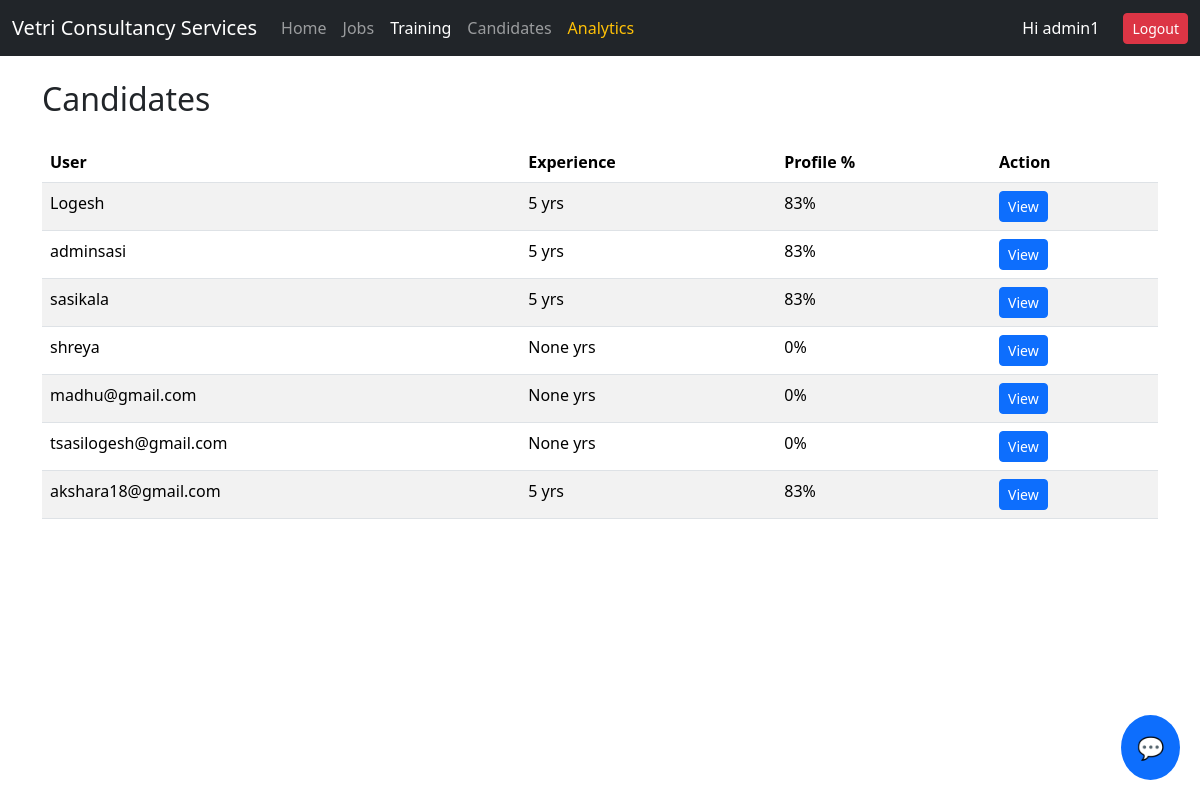
The app's page /dashboard/admin/candidates/ (signed in) with its own data.
### profiles/models.py (models this page shows, shortened)
class Profile(models.Model):
    user = models.OneToOneField(User, on_delete=models.CASCADE)
    full_name = models.CharField(max_length=100, blank=True)
    experience = models.PositiveIntegerField(null=True, blank=True)
    location = models.CharField(max_length=100, blank=True)
    skills = models.TextField(blank=True)
    resume = models.FileField(upload_to="resumes/", blank=True, null=True)
    summary = models.TextField(
        blank=True,
        help_text="Short professional summary"
    )
    def completion_percentage(self):
        fields = [
            self.full_name,
            self.experience,
            self.location,
            self.skills,
            self.resume,
            self.summary,
        ]
        filled = sum(1 for f in fields if f)
        return int((filled / len(fields)) * 100)

### dashboard/views.py (the view)
# urls.py: path("admin/candidates/", views.admin_candidates, name="admin_candidates"),
def admin_candidates(request):
    if not request.user.is_staff:
        return redirect("/")
    profiles = Profile.objects.select_related("user")
    return render(request, "dashboard/admin_candidates.html", {
        "profiles": profiles
    })

### dashboard/templates/dashboard/admin_candidates.html (shortened to what this page needs)
{% extends "base.html" %}
{% block content %}
<h2 class="mb-4">Candidates</h2>
<table class="table table-striped">
  <thead>
    <tr>
      <th>User</th>
      <th>Experience</th>
      <th>Profile %</th>
      <th>Action</th>
    </tr>
  </thead>
  <tbody>
    {% for p in profiles %}
    <tr>
      <td>{{ p.user.username }}</td>
      <td>{{ p.experience }} yrs</td>
      <td>{{ p.completion_percentage }}%</td>
      <td>
        <a href="{% url 'dashboard:admin_candidate_detail' p.user.id %}"
           class="btn btn-sm btn-primary">
          View
        </a>
      </td>
    </tr>
    {% empty %}
    <tr>
      <td colspan="4">No candidates found</td>
    </tr>
    {% endfor %}
  </tbody>
</table>
{% endblock %}

### templates/base.html (shortened to what this page needs)
<!DOCTYPE html>
<html>
<head>
    {% load static %}
    <link href="https://cdn.jsdelivr.net/npm/bootstrap@5.3.2/dist/css/bootstrap.min.css" rel="stylesheet">
    <link rel="stylesheet" href="{% static 'chatbot/chat.css' %}">
</head>
<body>
{% load socialaccount %}
<nav class="navbar navbar-expand-lg navbar-dark bg-dark">
  <div class="container-fluid">
    <a class="navbar-brand" href="{% url 'jobs:list' %}">
      Vetri Consultancy Services
    </a>
    <div class="collapse navbar-collapse" id="navbarNav">
      <ul class="navbar-nav me-auto">
        <li class="nav-item">
          <a class="nav-link" href="{% url 'jobs:list' %}">Home</a>
        </li>
        <li class="nav-item">
          <a class="nav-link" href="{% url 'jobs:list' %}">Jobs</a>
        </li>
        <a href="{% url 'training:home' %}" class="nav-link text-white">Training</a>
        {% if user.is_authenticated and user.is_staff %}
          <li class="nav-item">
            <a class="nav-link" href="{% url 'dashboard:admin_candidates' %}">
              Candidates
            </a>
          </li>
          <li class="nav-item">
            <a class="nav-link text-warning"
               href="{% url 'dashboard:admin_analytics' %}">
              Analytics
            </a>
          </li>
        {% endif %}
      </ul>
      <ul class="navbar-nav ms-auto align-items-center">
        {% if user.is_authenticated %}
          {% if user.is_staff %}
            <li class="nav-item text-white me-3">
              Hi {{ user.username }}
            </li>
          {% endif %}
          <li class="nav-item ms-2">
            <form method="post" action="{% url 'logout' %}">
              <button type="submit" class="btn btn-danger btn-sm">
                Logout
              </button>
            </form>
          </li>
        {% endif %}
      </ul>
    </div>
  </div>
</nav>
<div class="container mt-4">
    {% block content %}{% endblock %}
</div>
{% include "chatbot/chat_widget.html" %}
</body>
</html>

### records on screen
Profile: user.username "Logesh", experience "5", completion_percentage "83"
Profile: user.username "adminsasi", experience "5", completion_percentage "83"
Profile: user.username "sasikala", experience "5", completion_percentage "83"
Profile: user.username "shreya", experience "None", completion_percentage "0"
Profile: user.username "madhu@gmail.com", experience "None", completion_percentage "0"
Profile: user.username "tsasilogesh@gmail.com", experience "None", completion_percentage "0"
Profile: user.username "akshara18@gmail.com", experience "5", completion_percentage "83"

### other values on screen
{{ user.username }} "admin1"
